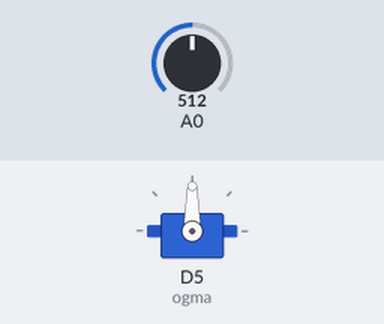
The sketch below on a simulated ESP8266 (NodeMCU). On the bench: servo. The test bench sets the inputs (shaded band); at power-on: A0 = 512.

Above: at 1.2 s.
1.3 s: A0 set to 716
At 2.5 s:
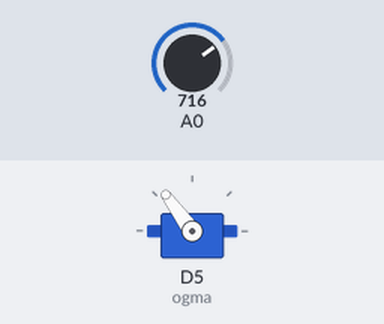
2.8 s: A0 set to 900
At 4.0 s:
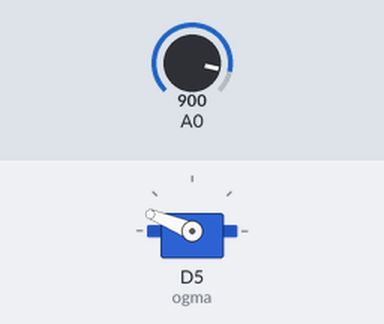
4.3 s: A0 set to 1023
At 5.2 s:
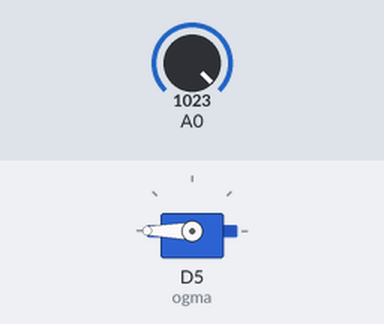
5.8 s: A0 set to 306
At 6.4 s:
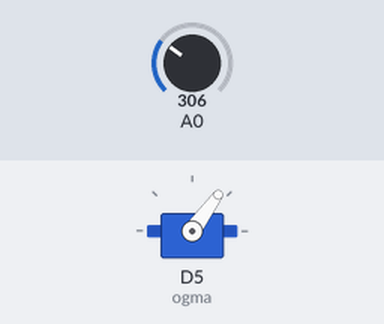
7.3 s: A0 set to 122
At 7.6 s:
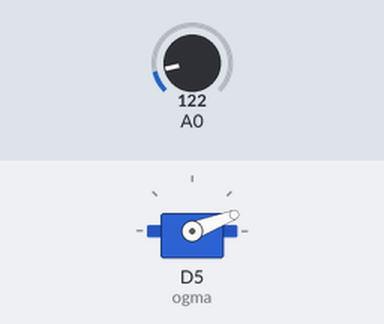
8.8 s: A0 set to 511
At 10.0 s:
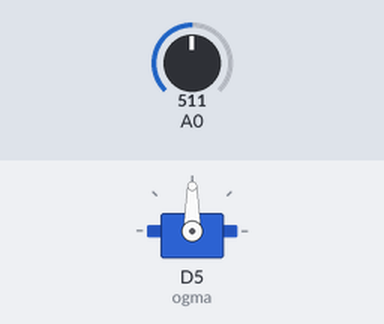
Timing chart, 0 to 11.3 s (numbered marks = the images above; inputs shaded):
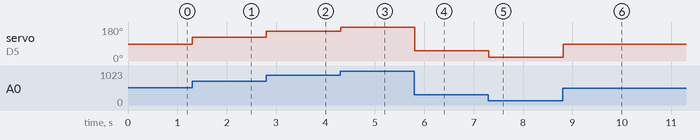

Measured:
- after the input at 1.3 s, servo on D5 (ogma): 90° → 126° at once
- after the input at 2.8 s, servo on D5 (ogma): 126° → 158° at once
- after the input at 4.3 s, servo on D5 (ogma): 158° → 180° at once
- after the input at 5.8 s, servo on D5 (ogma): 180° → 54° at once
- after the input at 7.3 s, servo on D5 (ogma): 54° → 21° at once
- after the input at 8.8 s, servo on D5 (ogma): 21° → 90° at once

The sketch:

joySTICKservo.ino
```cpp
#include<Servo.h>//header file
Servo ogma ;//object
void setup() {
  ogma.attach(D5);//signal pin no
}
void loop() {
  int x=analogRead(A0);//analogRead for joystick signals
  //joystick analog value 0 to 1023
  //mapping servo motor angle 0 to 180 degree
    x=map(x,0,1023, 0,180);
    ogma.write(x);//servo motor angle
    delay(100);
}
```
